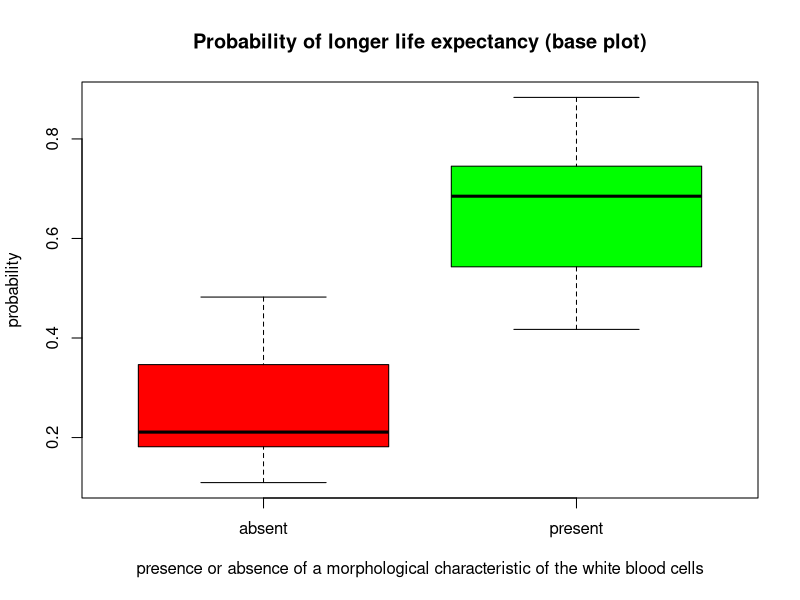
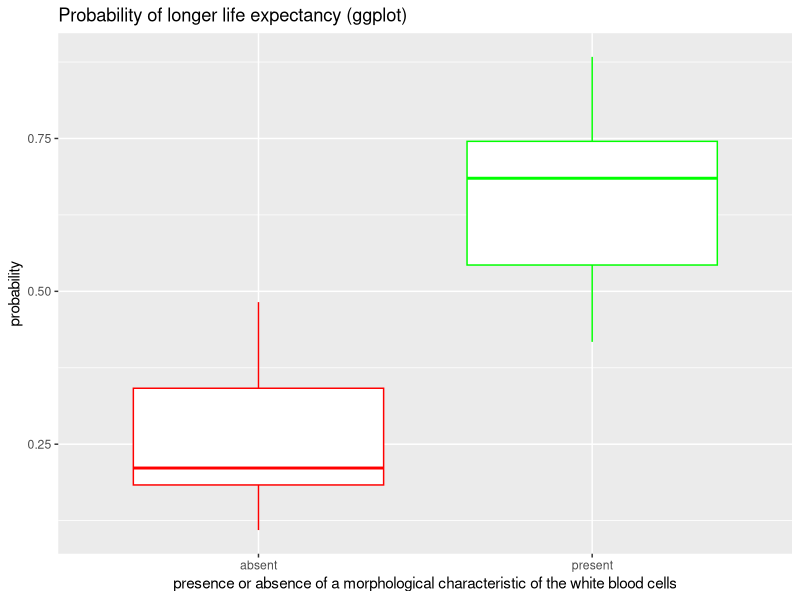

Here is the R script that generated these plots, in order:
## ---- chunk 1
knitr::opts_chunk$set(message=F,warning=F,echo=F,fig_height=10,fig_width=7,cache = F)
## ---- chunk 2
#List of libraries used in the project
library(HSAUR3)
library(knitr)
library(ggplot2)
library(broom)
library(patchwork)
## ---- chunk 3
#load data
data("leuk", package = "MASS")
leuk_dat <- leuk

#adding surv24 column
leuk_dat$surv24 <- ifelse(leuk_dat$time>=24, 1,0)

#fit glm (note: wbc is logtransformed with base 10)
model1 <- surv24 ~ log10(wbc) + ag
glm_m1 <- glm(model1, data = leuk_dat, family = binomial())

summary(glm_m1)

## ---- chunk 4
#plot probabiliy of ag for each category
probability <- predict(glm_m1, leuk_dat, type = "response")

plot(probability~leuk_dat$ag, main="Probability of longer life expectancy (base plot)",
     xlab="presence or absence of a morphological characteristic of the white blood cells",
     col=c("red", "green"))

#plot in ggplot
ggplot() +
  geom_boxplot(aes(x=leuk_dat$ag, y=probability),color = c("red", "green")) +
  ggtitle("Probability of longer life expectancy (ggplot)") +
  xlab("presence or absence of a morphological characteristic of the white blood cells")
## ---- chunk 5
#fit glm with interaction term
model2 <- surv24 ~ log10(wbc) + ag + log10(wbc)*ag
glm_m2 <- glm(model2, data = leuk_dat, family = binomial())
summary(glm_m2)
